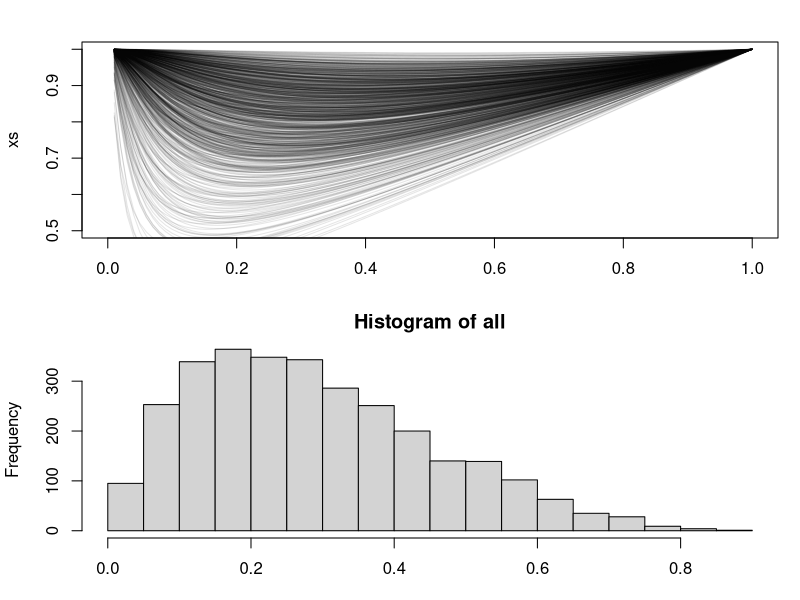
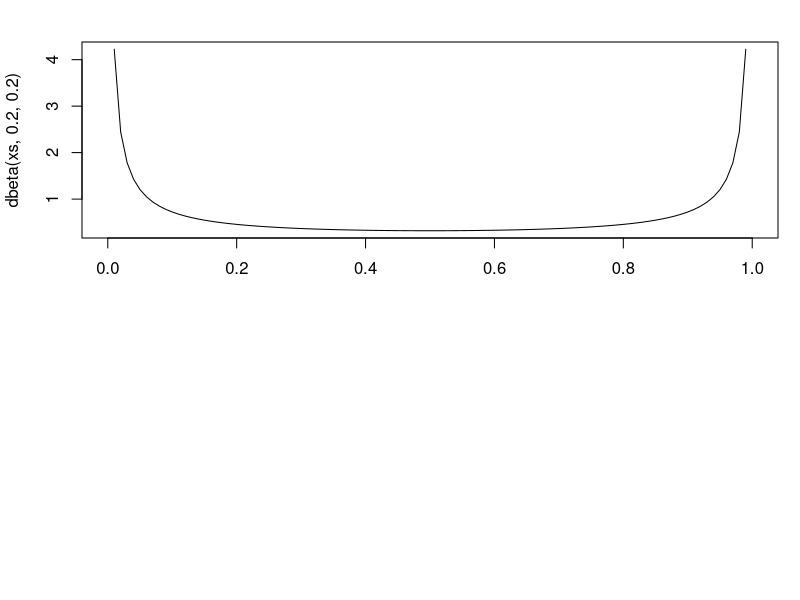

Here is the R script that generated these plots, in order:
xs = seq(0, 1, 0.01)
# xs correspond to the prior probability of the situation

cf = function (reliabilities) {
  function (p_situation) {
    prod_x = 1
    for (i in 1:length(reliabilities)) {
      reliability = reliabilities[i]
      pH1r = p_situation * (1 - reliability)
      prod_x = prod_x * (pH1r / (reliability + pH1r))
    }
    p_situation / (p_situation + ((1 - p_situation) * prod_x))
  }
}

#ys = cf(2, 0.5)(xs)
test = function (N, a, b) {
  reliabilities = rbeta(N, a, b)
  plot(xs, cf(reliabilities)(xs), ylim=c(0.5, 1), type='l')
  reliabilities
}

#par(mar=c(5, 4, 4, 2) + 0.1)
par(mar=c(3, 4, 2, 1) + 0.1)

gray = rgb(0,0,0,10,maxColorValue=100)

run = function (trials, N, a, b) {
  par(mfrow=c(2,1))
  plot(xs, xs, ylim=c(0.5, 1), type='n')
  all = c()
  for (i in 1:trials) {
    reliabilities = rbeta(N, a, b)
    lines(xs, cf(reliabilities)(xs), col=gray)
    all = rbind(all, reliabilities)
  }
  hist(all)
}
run(1000, 3, 2, 5)

plot(xs, dbeta(xs, 0.2, 0.2), type='l', xmin=0)
